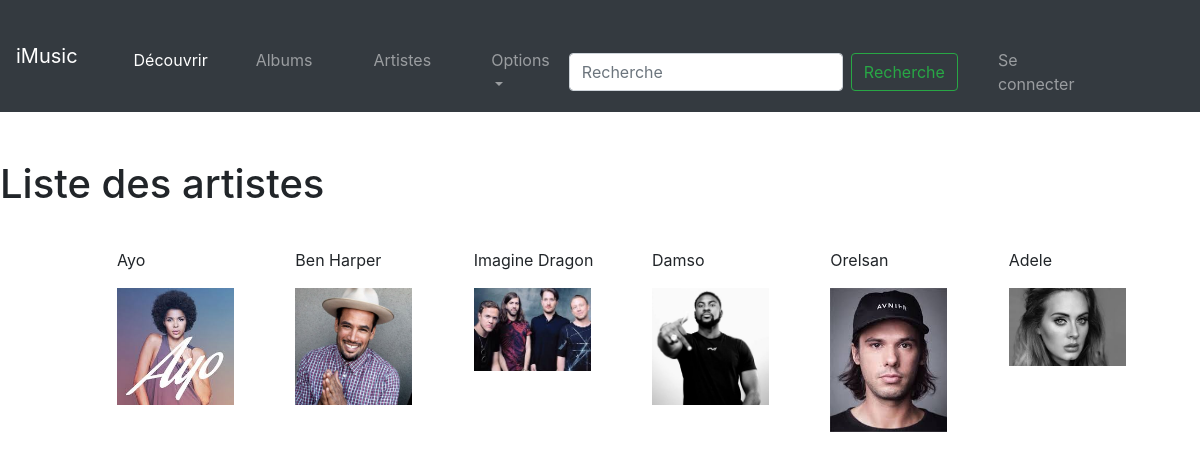
/artiste/0, run on the app's committed database.
### projet/models.py (models this page shows)
class Artiste(db.Model):
	id = db.Column(db.Integer, primary_key=True)
	nom = db.Column(db.String(100))

### projet/views.py (the view)
@app.route("/artiste/<numero_page>")
def afficherListeArtiste(numero_page):
	listeArtiste = get_artiste_page(numero_page)
	return render_template("artiste.html",
		title="Liste des artistes",
		listeArtiste=listeArtiste)

### projet/models.py (called while the page is built)
def get_artiste_page(numero):
    debut = int(numero) * 6
    fin = int(numero) * 6 + 6
    return Artiste.query.all()[debut:fin]

### projet/templates/artiste.html
{% extends "base.html" %}
{% block styles %}
{{ super() }}
<link rel="stylesheet"
href="{{ url_for('static', filename='artiste.css') }}"/>
{% endblock %}
{% block main %}
		<ul>
		{% for a in listeArtiste %}
			<li>
				<p>{{ a.nom }}</p>
        <a href="{{url_for('afficherInfoArtiste', art=a.nom )}}">
        <img width="80%" src="{{ url_for('static', filename='Images/Artiste/'+a.nom+'.jpg')}}"alt="Image non trouvée">
        <a/>
			</li>
		{% endfor %}
		</ul>
{% endblock %}

### projet/templates/base.html (shortened to what this page needs)
{% extends "bootstrap/base.html" %}
{% block styles %}
<link rel="stylesheet" href="https://maxcdn.bootstrapcdn.com/bootstrap/4.0.0-beta.2/css/bootstrap.min.css"
integrity="sha384-PsH8R72JQ3SOdhVi3uxftmaW6Vc51MKb0q5P2rRUpPvrszuE4W1povHYgTpBfshb">
<link rel="stylesheet"
href="{{ url_for('static', filename='home.css') }}"/>
{% endblock %}
{% block navbar %}
<nav class="navbar navbar-expand-md navbar-dark bg-dark fixed-top">
      <a class="navbar-brand" href="{{url_for('home')}}">iMusic</a>
      <div class="collapse navbar-collapse" id="navbarsExampleDefault">
        <ul class="navbar-nav mr-auto">
          <li class="nav-item active">
            <a class="nav-link" href="{{url_for('home')}}"> Découvrir <span class="sr-only">(current)</span></a>
          </li>
          <li class="nav-item">
            <a class="nav-link" href="{{url_for('afficherListeAlbum', numero_page=0)}}"> Albums </a>
          </li>
          <li class="nav-item">
            <a class="nav-link" href="{{url_for('afficherListeArtiste', numero_page=0)}}">Artistes</a>
          </li>
          <li class="nav-item dropdown">
            <a class="nav-link dropdown-toggle" href="http://example.com" id="dropdown01" data-toggle="dropdown" aria-haspopup="true" aria-expanded="false">Options</a>
          </li>
        <form class="form-inline my-2 my-lg-0">
          <input class="form-control mr-sm-2" type="text" placeholder="Recherche" aria-label="Recherche">
          <button class="btn btn-outline-success my-2 my-sm-0" type="submit">Recherche </button>
        </form>
        <li class="nav-item">
          {% if current_user.is_authenticated %}
          <a class="nav-link" href="{{url_for('deconnexion')}}">{{ current_user.login}}, Deconnexion </a>
          {% else %}
          <a class="nav-link" href="{{url_for('connexion')}}">Se connecter</a>
          {% endif %}
        </li>
      </ul>
      </div>
    </nav>
{% endblock %}
{% block content %}
<h1> {{title}} </h1>
<main role="main" class="container">
{% block main %}{% endblock %}
</main>
{% endblock %}

### projet/static/home.css (style rules this page uses)
body { padding-top: 10em; }

### projet/static/artiste.css (style rules this page uses)
body { padding-top: 10em; }
ul { padding-top: 2em; display: flex; flex-wrap: wrap; list-style: none; }
li { padding-left: 2em; flex: 1 1 0; }

### data on the page
Artiste: nom "Ayo", shows a picture
Artiste: nom "Ben Harper", nom (picture)
Artiste: nom "Imagine Dragon", nom (picture)
Artiste: nom "Damso", nom (picture)
Artiste: nom "Orelsan", nom (picture)
Artiste: nom "Adele", nom (picture)

### other printed values
{{ title }} "Liste des artistes"
